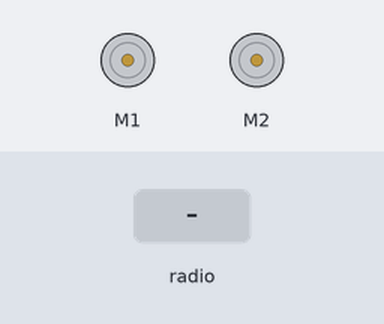
This program was run on a simulated BBC micro:bit (MakeCode). Parts: 2 × DC motor (green arrow = forward, orange = backward, longer = faster). Inputs (shaded band) come from the test bench.

Above: at 1.2 s.
1.3 s: radio message "A" arrives
At 1.9 s:
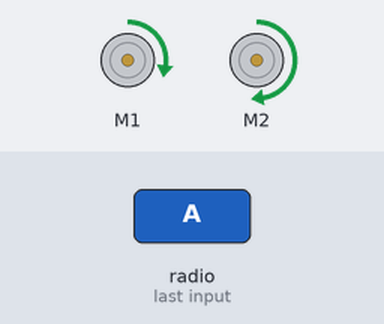
2.8 s: radio message "B" arrives
At 3.1 s:
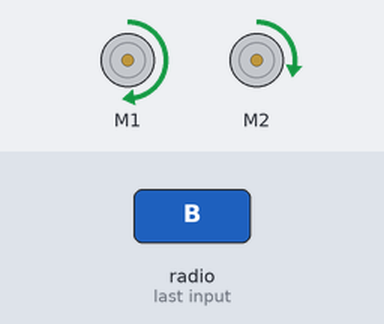
4.3 s: radio message "AB" arrives
At 5.4 s:
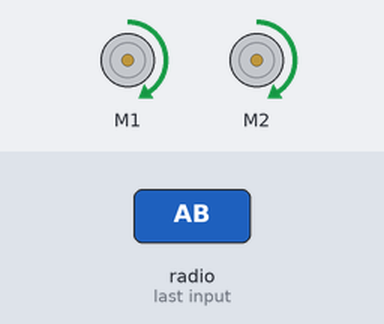
5.8 s: radio message "0" arrives
At 6.6 s:
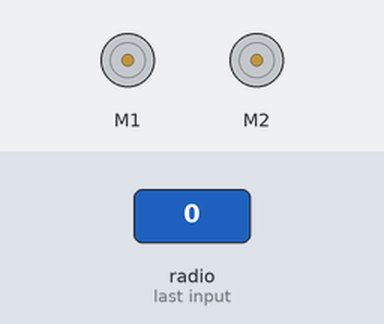
Timing chart, 0 to 8.3 s (numbered marks = the images above; inputs shaded):
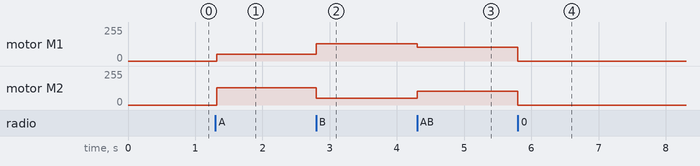

Measured:
- after the input at 1.3 s, motor M1: stopped → forward 51/255 at once; motor M2: stopped → forward 128/255 at once
- after the input at 2.8 s, motor M1: forward 51/255 → forward 128/255 at once; motor M2: forward 128/255 → forward 51/255 at once
- after the input at 4.3 s, motor M1: forward 128/255 → forward 102/255 at once; motor M2: forward 51/255 → forward 102/255 at once
- after the input at 5.8 s, motor M1, motor M2: forward 102/255 → stopped at once

The program:

main.ts
```typescript
radio.onReceivedString(function (receivedString) {
    if (receivedString == "A") {
        cuteBot.motors(20, 50)
    }
    if (receivedString == "B") {
        cuteBot.motors(50, 20)
    }
    if (receivedString == "AB") {
        cuteBot.motors(40, 40)
    }
    if (receivedString == "0") {
        cuteBot.motors(0, 0)
    }
})
radio.setGroup(23)
```

test.ts
```typescript
// testene settes inn her; disse vil ikke kompilert så lenge denne pakken blir brukt som en utvidelse.
```
